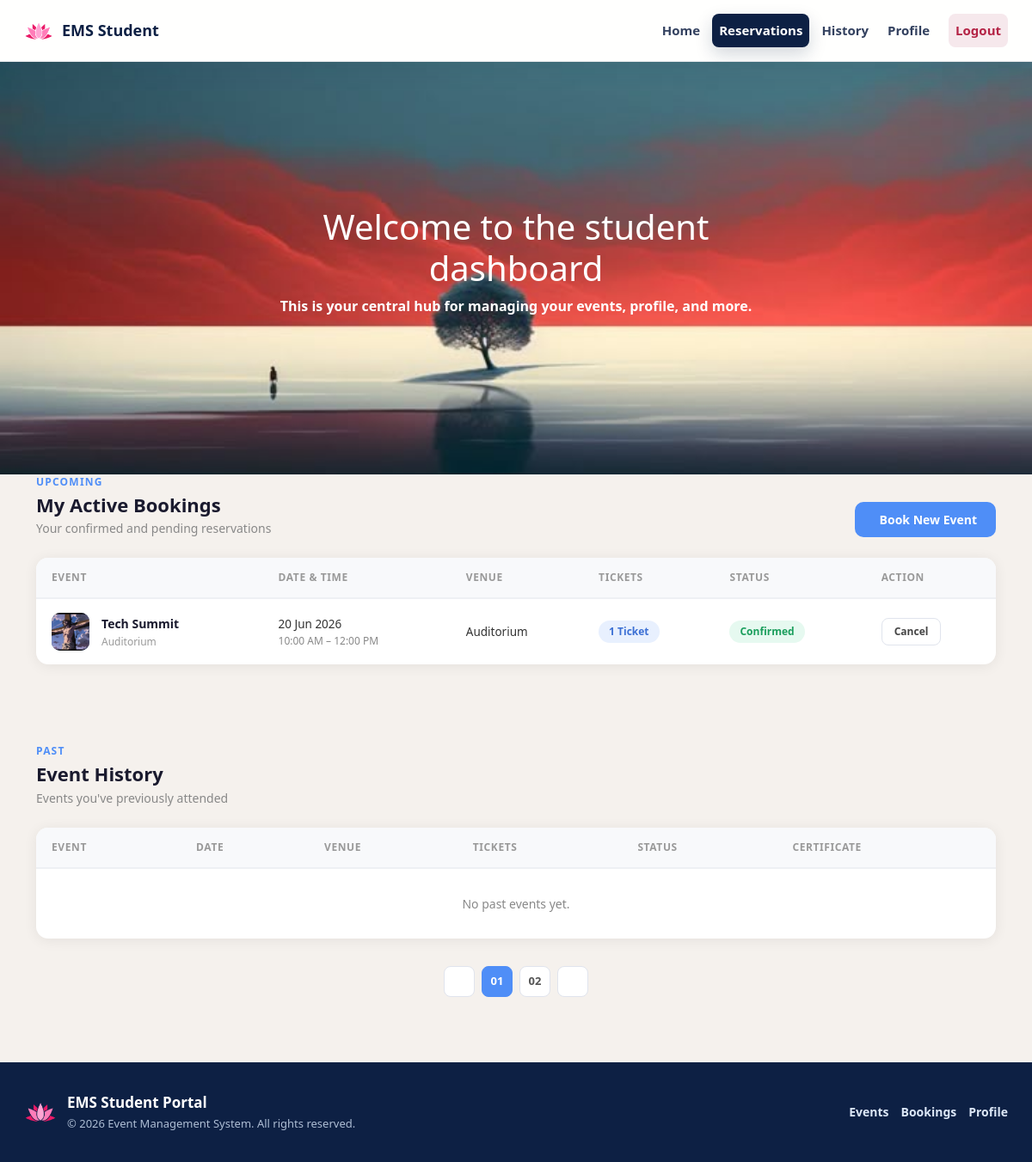
Screenshot of /StudentBookingandHistory.php (signed in) with the database file from the repository.
### tables this page shows
CREATE TABLE `rsvp` (
  `Id` int NOT NULL AUTO_INCREMENT,
  `UserId` int DEFAULT NULL,
  `EventId` int DEFAULT NULL,
  `RSVPDate` timestamp NULL DEFAULT CURRENT_TIMESTAMP,
  PRIMARY KEY (`Id`),
  UNIQUE KEY `UserId` (`UserId`,`EventId`),
  KEY `EventId` (`EventId`)
);

CREATE TABLE `events` (
  `Id` int NOT NULL AUTO_INCREMENT,
  `Name` varchar(250) DEFAULT NULL,
  `Category` varchar(100) DEFAULT NULL,
  `Description` text,
  `EventDate` date DEFAULT NULL,
  `StartTime` time DEFAULT NULL,
  `EndTime` time DEFAULT NULL,
  `Venue` varchar(250) DEFAULT NULL,
  `Organiser` varchar(250) DEFAULT NULL,
  `RSVPDeadline` date DEFAULT NULL,
  `CreatedBy` int DEFAULT NULL,
  `CreatedAt` timestamp NULL DEFAULT CURRENT_TIMESTAMP,
  `Image` varchar(255) DEFAULT NULL,
  PRIMARY KEY (`Id`),
  KEY `CreatedBy` (`CreatedBy`)
);

### StudentBookingandHistory.php (the view, shortened to what this page needs)
<?php
require 'dbconnect.php';
$user_id = $_SESSION['user_id'];
$sql_active = "SELECT RSVP.*, events.Name, events.EventDate, events.StartTime,
                events.EndTime, events.Venue, events.Image
               FROM RSVP
               JOIN events ON RSVP.EventId = events.Id
               WHERE RSVP.UserId = ? AND events.EventDate >= CURDATE()
               ORDER BY events.EventDate ASC";
$stmt = mysqli_prepare($conn, $sql_active);
mysqli_stmt_bind_param($stmt, "i", $user_id);
mysqli_stmt_execute($stmt);
$active_bookings = mysqli_fetch_all(mysqli_stmt_get_result($stmt), MYSQLI_ASSOC);
$sql_history = "SELECT RSVP.*, events.Name, events.EventDate, events.StartTime,
                events.EndTime, events.Venue, events.Image
               FROM RSVP
               JOIN events ON RSVP.EventId = events.Id
               WHERE RSVP.UserId = ? AND events.EventDate < CURDATE()
               ORDER BY events.EventDate DESC";
$stmt2 = mysqli_prepare($conn, $sql_history);
mysqli_stmt_bind_param($stmt2, "i", $user_id);
mysqli_stmt_execute($stmt2);
$past_bookings = mysqli_fetch_all(mysqli_stmt_get_result($stmt2), MYSQLI_ASSOC);
?>
<!doctype html>
<html lang="en">
  <head>
    <link href="https://cdn.jsdelivr.net/npm/bootstrap@5.0.2/dist/css/bootstrap.min.css" rel="stylesheet">
    <link rel="stylesheet" href="Style.css">
    <link rel="stylesheet" href="StudentChrome.css">
  </head>
  <body>
    <div id="navbar">
    <nav class="navbar navbar-expand-lg custom-navbar">
      <div class="container-fluid student-nav-inner">
        <a class="navbar-brand" href="StudentDashboard.php">
          <img src="28f0cfd287b28c114982f4015e69fcb2-lotus-colored-icon.webp" alt="EMS logo">
          <span>EMS Student</span>
        </a>
        <div class="collapse navbar-collapse" id="navbarNav">
          <ul class="navbar-nav">
            <li class="nav-item"><a class="nav-link" href="StudentDashboard.php">Home</a></li>
            <li class="nav-item"><a class="nav-link active" href="StudentBookingandHistory.php">Reservations</a></li>
            <li class="nav-item"><a class="nav-link" href="StudentBookingandHistory.php">History</a></li>
            <li class="nav-item"><a class="nav-link" href="Account.php">Profile</a></li>
            <li class="nav-item"><a class="nav-link nav-logout" href="logout.php">Logout</a></li>
          </ul>
        </div>
      </div>
    </nav>
  </div>
    <div id="heroSection">
        <img src="download (1).jpg" alt="Hero Image">
        <div id="heroText">
            <h1>Welcome to the student dashboard</h1>
            <p>This is your central hub for managing your events, profile, and more.</p>
        </div>
    </div>
<section class="section" style="padding-top:0">
  <div class="container">
    <div class="sec-top mb-4">
      <div class="sec-titles">
        <div class="ey">Upcoming</div>
        <h2>My Active Bookings</h2>
        <p>Your confirmed and pending reservations</p>
      </div>
      <a href="StudentDashboard.php#searchForm" class="btn-p" style="font-size:14px;padding:10px 22px;gap:7px">
        Book New Event
      </a>
    </div>
    <div class="tbl-wrap">
      <table class="ev-tbl">
        <thead>
          <tr>
            <th>Event</th>
            <th>Date &amp; Time</th>
            <th>Venue</th>
            <th>Tickets</th>
            <th>Status</th>
            <th>Action</th>
          </tr>
        </thead>
        <tbody>
          <?php if (empty($active_bookings)): ?>
            <tr>
              <td colspan="6" style="text-align:center;padding:30px;color:#888">
                You have no active bookings. <a href="StudentDashboard.php#searchForm">Browse events</a>
              </td>
            </tr>
          <?php else: ?>
            <?php foreach ($active_bookings as $booking): ?>
              <tr>
                <td>
                  <div style="display:flex;align-items:center;gap:14px">
                    <?php if (!empty($booking['Image'])): ?>
                      <img src="uploads/<?= htmlspecialchars($booking['Image']) ?>"
                          class="ts" style="object-fit:cover;">
                    <?php else: ?>
                      <div class="ts" style="background:linear-gradient(135deg,#0c1a38,#0f3060)">🎵</div>
                    <?php endif; ?>
                    <div>
                      <div class="tcn"><?= htmlspecialchars($booking['Name']) ?></div>
                      <div class="tcs"><?= htmlspecialchars($booking['Venue']) ?></div>
                    </div>
                  </div>
                </td>
                <td>
                  <div style="font-size:13.5px;font-weight:500">
                    <?= date("d M Y", strtotime($booking['EventDate'])) ?>
                  </div>
                  <div style="font-size:12px;color:#888">
                    <?= date("g:i A", strtotime($booking['StartTime'])) ?> –
                    <?= date("g:i A", strtotime($booking['EndTime'])) ?>
                  </div>
                </td>
                <td style="font-size:13.5px"><?= htmlspecialchars($booking['Venue']) ?></td>
                <td><span class="pill p-b">1 Ticket</span></td>
                <td><span class="pill p-g">Confirmed</span></td>
                <td>
                  <a href="cancelRsvp.php?rsvp_id=<?= $booking['Id'] ?>"
                    class="btn-sm"
                    onclick="return confirm('Cancel this booking?')">
                    Cancel
                  </a>
                </td>
              </tr>
            <?php endforeach; ?>
          <?php endif; ?>
        </tbody>
      </table>
    </div>
  </div>
</section>
<section class="section" style="padding-top:0;padding-bottom:20px">
  <div class="container">
    <div class="sec-top mb-4">
      <div class="sec-titles">
        <div class="ey">Past</div>
        <h2>Event History</h2>
        <p>Events you've previously attended</p>
      </div>
    </div>
    <div class="tbl-wrap">
      <table class="ev-tbl">
        <thead>
          <tr>
            <th>Event</th>
            <th>Date</th>
            <th>Venue</th>
            <th>Tickets</th>
            <th>Status</th>
            <th>Certificate</th>
          </tr>
        </thead>
        <tbody>
          <?php if (empty($past_bookings)): ?>
            <tr>
              <td colspan="6" style="text-align:center;padding:30px;color:#888">
                No past events yet.
              </td>
            </tr>
          <?php endif; ?>
        </tbody>
      </table>
    </div>
    <div class="pag">
      <button class="pb"><i class="ti ti-arrow-left" style="font-size:14px"></i></button>
      <button class="pb on">01</button>
      <button class="pb">02</button>
      <button class="pb"><i class="ti ti-arrow-right" style="font-size:14px"></i></button>
    </div>
  </div>
</section>
      <footer class="site-footer">
        <div class="site-footer-inner">
          <div class="site-footer-brand">
            <img src="28f0cfd287b28c114982f4015e69fcb2-lotus-colored-icon.webp" alt="EMS logo">
            <div>
              <p class="site-footer-title">EMS Student Portal</p>
              <p class="site-footer-copy">&copy; 2026 Event Management System. All rights reserved.</p>
            </div>
          </div>
          <div class="site-footer-links">
            <a href="StudentDashboard.php">Events</a>
            <a href="StudentBookingandHistory.php">Bookings</a>
            <a href="Account.php">Profile</a>
          </div>
        </div>
      </footer>
  </body>
</html>

### Style.css (style rules this page uses)
body { background-color: #F5F1ED; }
.custom-navbar a { color: #fff; text-decoration: none; font-size: 20px; }
.custom-navbar { -webkit-backdrop-filter: blur(8px); backdrop-filter: blur(8px); background-color: #0d2044cc; border-bottom: 1px solid rgba(255,255,255,0.2); width: 100%; z-index: 1000; }
#heroSection { position: relative; width: 100%; overflow: hidden; }
img[alt="Hero Image"] { width: 100%; height: 60vh; object-fit: cover; display: block; margin: 0; padding: 0; }
#heroText { position: absolute; top: 50%; left: 50%; transform: translate(-50%, -50%); color: #FFFFFF; text-align: center; font-size: 16px; font-weight: bold; }
.section { padding: 60px 0; }
.sec-top { display: flex; justify-content: space-between; align-items: flex-end; margin-bottom: 24px; }
.ey { font-size: 13px; font-weight: 600; color: var(--blue-l, #4f8ef7); text-transform: uppercase; letter-spacing: 1.5px; margin-bottom: 6px; }
.sec-titles h2 { font-size: 28px; font-weight: 700; margin: 0 0 4px; }
.sec-titles p { font-size: 14px; color: #888; margin: 0; }
.tbl-wrap { width: 100%; overflow-x: auto; border-radius: 14px; box-shadow: 0 2px 16px rgba(0,0,0,0.07); background: #fff; margin-bottom: 32px; }
.ev-tbl { width: 100%; border-collapse: collapse; font-size: 14px; }
.ev-tbl thead tr { background: #f8f9fb; border-bottom: 2px solid #eef0f4; }
.ev-tbl thead th { padding: 14px 18px; text-align: left; font-size: 12px; font-weight: 700; text-transform: uppercase; letter-spacing: 0.6px; color: #999; white-space: nowrap; }
.ev-tbl tbody tr { border-bottom: 1px solid #f0f2f5; transition: background 0.15s; }
.ev-tbl tbody tr:last-child { border-bottom: none; }
.ev-tbl tbody td { padding: 16px 18px; vertical-align: middle; color: #333; }
.ts { width: 44px; height: 44px; min-width: 44px; border-radius: 10px; display: flex; align-items: center; justify-content: center; font-size: 20px; background: linear-gradient(135deg, #0c1a38, #0f3060); overflow: hidden; }
.tcn { font-size: 14px; font-weight: 600; color: #1a1a2e; margin-bottom: 2px; }
.tcs { font-size: 12px; color: #999; }
.pill { display: inline-block; padding: 4px 12px; border-radius: 20px; font-size: 12px; font-weight: 600; white-space: nowrap; }
.p-g { background: #e6f9f0; color: #1a9e5c; }
.p-b { background: #e8f0fe; color: #3b6fd4; }
.btn-sm { display: inline-flex; align-items: center; gap: 5px; padding: 6px 14px; border-radius: 8px; font-size: 12px; font-weight: 600; text-decoration: none; border: 1px solid #e0e4ed; color: #444; background: #fff; transition: all 0.2s; white-space: nowrap; }
.btn-p { display: inline-flex; align-items: center; gap: 7px; padding: 10px 22px; background: #4f8ef7; color: #fff; border-radius: 10px; font-size: 14px; font-weight: 600; text-decoration: none; transition: background 0.2s; white-space: nowrap; }
.sec-top { display: flex; justify-content: space-between; align-items: flex-end; margin-bottom: 20px; flex-wrap: wrap; gap: 12px; }
.sec-titles h2 { font-size: 22px; font-weight: 700; margin: 0 0 4px; color: #1a1a2e; }
.ey { font-size: 12px; font-weight: 700; color: #4f8ef7; text-transform: uppercase; letter-spacing: 1.2px; margin-bottom: 4px; }
.pag { display: flex; justify-content: center; align-items: center; gap: 8px; margin-top: 24px; }
.pb { width: 36px; height: 36px; border-radius: 8px; border: 1px solid #e0e4ed; background: #fff; color: #555; font-size: 13px; font-weight: 600; cursor: pointer; display: flex; align-items: center; justify-content: center; transition: all 0.2s; }
.pb.on { background: #4f8ef7; color: #fff; border-color: #4f8ef7; }

### rows the page displays
rsvp: EventId.Image (picture), EventId.Name "Tech Summit", EventId.Venue "Auditorium", EventId.EventDate "20 Jun 2026", EventId.StartTime "10:00 AM", EventId.EndTime "12:00 PM"
